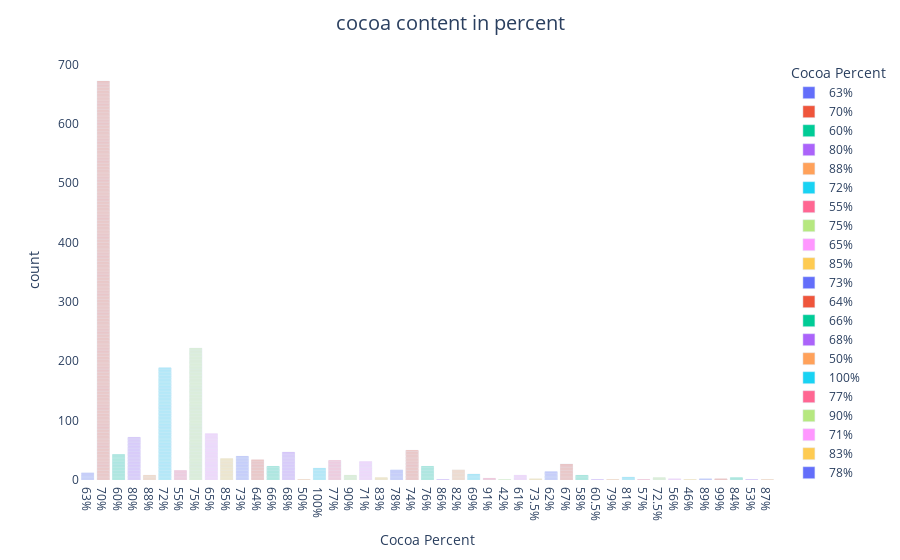

This figure's notebook cell:
### Code cell
import plotly.express as px
rel_dur_rat = px.bar(df, x = 'Cocoa\nPercent' ,color='Cocoa\nPercent')
rel_dur_rat.update_layout(title='cocoa content in percent',
                          title_x=0.5,
                          title_pad=dict(t=20),
                          title_font=dict(size=20),
                          plot_bgcolor = 'white')

### Figure 1 — Plotly figure (JSON) as saved in the notebook; plotly's stock layout.template omitted (floating-point values rounded to 4 significant figures; data arrays with more than 128 entries replaced by an {"elided": "..."} marker saying what was removed)
{"data": [{"alignmentgroup": "True", "hovertemplate": "Cocoa\nPercent=%{x}<br>count=%{y}<extra></extra>", "legendgroup": "63%", "marker": {"color": "#636efa", "pattern": {"shape": ""}}, "name": "63%", "offsetgroup": "63%", "orientation": "v", "showlegend": true, "textposition": "auto", "type": "bar", "x": ["63%", "63%", "63%", "63%", "63%", "63%", "63%", "63%", "63%", "63%", "63%", "63%"], "xaxis": "x", "y": [1, 1, 1, 1, 1, 1, 1, 1, 1, 1, 1, 1], "yaxis": "y"}, {"alignmentgroup": "True", "hovertemplate": "Cocoa\nPercent=%{x}<br>count=%{y}<extra></extra>", "legendgroup": "70%", "marker": {"color": "#EF553B", "pattern": {"shape": ""}}, "name": "70%", "offsetgroup": "70%", "orientation": "v", "showlegend": true, "textposition": "auto", "type": "bar", "x": {"elided": "672 str values"}, "xaxis": "x", "y": {"elided": "672 int values"}, "yaxis": "y"}, {"alignmentgroup": "True", "hovertemplate": "Cocoa\nPercent=%{x}<br>count=%{y}<extra></extra>", "legendgroup": "60%", "marker": {"color": "#00cc96", "pattern": {"shape": ""}}, "name": "60%", "offsetgroup": "60%", "orientation": "v", "showlegend": true, "textposition": "auto", "type": "bar", "x": ["60%", "60%", "60%", "60%", "60%", "60%", "60%", "60%", "60%", "60%", "60%", "60%", "60%", "60%", "60%", "60%", "60%", "60%", "60%", "60%", "60%", "60%", "60%", "60%", "60%", "60%", "60%", "60%", "60%", "60%", "60%", "60%", "60%", "60%", "60%", "60%", "60%", "60%", "60%", "60%", "60%", "60%", "60%"], "xaxis": "x", "y": [1, 1, 1, 1, 1, 1, 1, 1, 1, 1, 1, 1, 1, 1, 1, 1, 1, 1, 1, 1, 1, 1, 1, 1, 1, 1, 1, 1, 1, 1, 1, 1, 1, 1, 1, 1, 1, 1, 1, 1, 1, 1, 1], "yaxis": "y"}, {"alignmentgroup": "True", "hovertemplate": "Cocoa\nPercent=%{x}<br>count=%{y}<extra></extra>", "legendgroup": "80%", "marker": {"color": "#ab63fa", "pattern": {"shape": ""}}, "name": "80%", "offsetgroup": "80%", "orientation": "v", "showlegend": true, "textposition": "auto", "type": "bar", "x": ["80%", "80%", "80%", "80%", "80%", "80%", "80%", "80%", "80%", "80%", "80%", "80%", "80%", "80%", "80%", "80%", "80%", "80%", "80%", "80%", "80%", "80%", "80%", "80%", "80%", "80%", "80%", "80%", "80%", "80%", "80%", "80%", "80%", "80%", "80%", "80%", "80%", "80%", "80%", "80%", "80%", "80%", "80%", "80%", "80%", "80%", "80%", "80%", "80%", "80%", "80%", "80%", "80%", "80%", "80%", "80%", "80%", "80%", "80%", "80%", "80%", "80%", "80%", "80%", "80%", "80%", "80%", "80%", "80%", "80%", "80%", "80%"], "xaxis": "x", "y": [1, 1, 1, 1, 1, 1, 1, 1, 1, 1, 1, 1, 1, 1, 1, 1, 1, 1, 1, 1, 1, 1, 1, 1, 1, 1, 1, 1, 1, 1, 1, 1, 1, 1, 1, 1, 1, 1, 1, 1, 1, 1, 1, 1, 1, 1, 1, 1, 1, 1, 1, 1, 1, 1, 1, 1, 1, 1, 1, 1, 1, 1, 1, 1, 1, 1, 1, 1, 1, 1, 1, 1], "yaxis": "y"}, {"alignmentgroup": "True", "hovertemplate": "Cocoa\nPercent=%{x}<br>count=%{y}<extra></extra>", "legendgroup": "88%", "marker": {"color": "#FFA15A", "pattern": {"shape": ""}}, "name": "88%", "offsetgroup": "88%", "orientation": "v", "showlegend": true, "textposition": "auto", "type": "bar", "x": ["88%", "88%", "88%", "88%", "88%", "88%", "88%", "88%"], "xaxis": "x", "y": [1, 1, 1, 1, 1, 1, 1, 1], "yaxis": "y"}, {"alignmentgroup": "True", "hovertemplate": "Cocoa\nPercent=%{x}<br>count=%{y}<extra></extra>", "legendgroup": "72%", "marker": {"color": "#19d3f3", "pattern": {"shape": ""}}, "name": "72%", "offsetgroup": "72%", "orientation": "v", "showlegend": true, "textposition": "auto", "type": "bar", "x": {"elided": "189 str values"}, "xaxis": "x", "y": {"elided": "189 int values"}, "yaxis": "y"}, {"alignmentgroup": "True", "hovertemplate": "Cocoa\nPercent=%{x}<br>count=%{y}<extra></extra>", "legendgroup": "55%", "marker": {"color": "#FF6692", "pattern": {"shape": ""}}, "name": "55%", "offsetgroup": "55%", "orientation": "v", "showlegend": true, "textposition": "auto", "type": "bar", "x": ["55%", "55%", "55%", "55%", "55%", "55%", "55%", "55%", "55%", "55%", "55%", "55%", "55%", "55%", "55%", "55%"], "xaxis": "x", "y": [1, 1, 1, 1, 1, 1, 1, 1, 1, 1, 1, 1, 1, 1, 1, 1], "yaxis": "y"}, {"alignmentgroup": "True", "hovertemplate": "Cocoa\nPercent=%{x}<br>count=%{y}<extra></extra>", "legendgroup": "75%", "marker": {"color": "#B6E880", "pattern": {"shape": ""}}, "name": "75%", "offsetgroup": "75%", "orientation": "v", "showlegend": true, "textposition": "auto", "type": "bar", "x": {"elided": "222 str values"}, "xaxis": "x", "y": {"elided": "222 int values"}, "yaxis": "y"}, {"alignmentgroup": "True", "hovertemplate": "Cocoa\nPercent=%{x}<br>count=%{y}<extra></extra>", "legendgroup": "65%", "marker": {"color": "#FF97FF", "pattern": {"shape": ""}}, "name": "65%", "offsetgroup": "65%", "orientation": "v", "showlegend": true, "textposition": "auto", "type": "bar", "x": ["65%", "65%", "65%", "65%", "65%", "65%", "65%", "65%", "65%", "65%", "65%", "65%", "65%", "65%", "65%", "65%", "65%", "65%", "65%", "65%", "65%", "65%", "65%", "65%", "65%", "65%", "65%", "65%", "65%", "65%", "65%", "65%", "65%", "65%", "65%", "65%", "65%", "65%", "65%", "65%", "65%", "65%", "65%", "65%", "65%", "65%", "65%", "65%", "65%", "65%", "65%", "65%", "65%", "65%", "65%", "65%", "65%", "65%", "65%", "65%", "65%", "65%", "65%", "65%", "65%", "65%", "65%", "65%", "65%", "65%", "65%", "65%", "65%", "65%", "65%", "65%", "65%", "65%"], "xaxis": "x", "y": [1, 1, 1, 1, 1, 1, 1, 1, 1, 1, 1, 1, 1, 1, 1, 1, 1, 1, 1, 1, 1, 1, 1, 1, 1, 1, 1, 1, 1, 1, 1, 1, 1, 1, 1, 1, 1, 1, 1, 1, 1, 1, 1, 1, 1, 1, 1, 1, 1, 1, 1, 1, 1, 1, 1, 1, 1, 1, 1, 1, 1, 1, 1, 1, 1, 1, 1, 1, 1, 1, 1, 1, 1, 1, 1, 1, 1, 1], "yaxis": "y"}, {"alignmentgroup": "True", "hovertemplate": "Cocoa\nPercent=%{x}<br>count=%{y}<extra></extra>", "legendgroup": "85%", "marker": {"color": "#FECB52", "pattern": {"shape": ""}}, "name": "85%", "offsetgroup": "85%", "orientation": "v", "showlegend": true, "textposition": "auto", "type": "bar", "x": ["85%", "85%", "85%", "85%", "85%", "85%", "85%", "85%", "85%", "85%", "85%", "85%", "85%", "85%", "85%", "85%", "85%", "85%", "85%", "85%", "85%", "85%", "85%", "85%", "85%", "85%", "85%", "85%", "85%", "85%", "85%", "85%", "85%", "85%", "85%", "85%"], "xaxis": "x", "y": [1, 1, 1, 1, 1, 1, 1, 1, 1, 1, 1, 1, 1, 1, 1, 1, 1, 1, 1, 1, 1, 1, 1, 1, 1, 1, 1, 1, 1, 1, 1, 1, 1, 1, 1, 1], "yaxis": "y"}, {"alignmentgroup": "True", "hovertemplate": "Cocoa\nPercent=%{x}<br>count=%{y}<extra></extra>", "legendgroup": "73%", "marker": {"color": "#636efa", "pattern": {"shape": ""}}, "name": "73%", "offsetgroup": "73%", "orientation": "v", "showlegend": true, "textposition": "auto", "type": "bar", "x": ["73%", "73%", "73%", "73%", "73%", "73%", "73%", "73%", "73%", "73%", "73%", "73%", "73%", "73%", "73%", "73%", "73%", "73%", "73%", "73%", "73%", "73%", "73%", "73%", "73%", "73%", "73%", "73%", "73%", "73%", "73%", "73%", "73%", "73%", "73%", "73%", "73%", "73%", "73%", "73%"], "xaxis": "x", "y": [1, 1, 1, 1, 1, 1, 1, 1, 1, 1, 1, 1, 1, 1, 1, 1, 1, 1, 1, 1, 1, 1, 1, 1, 1, 1, 1, 1, 1, 1, 1, 1, 1, 1, 1, 1, 1, 1, 1, 1], "yaxis": "y"}, {"alignmentgroup": "True", "hovertemplate": "Cocoa\nPercent=%{x}<br>count=%{y}<extra></extra>", "legendgroup": "64%", "marker": {"color": "#EF553B", "pattern": {"shape": ""}}, "name": "64%", "offsetgroup": "64%", "orientation": "v", "showlegend": true, "textposition": "auto", "type": "bar", "x": ["64%", "64%", "64%", "64%", "64%", "64%", "64%", "64%", "64%", "64%", "64%", "64%", "64%", "64%", "64%", "64%", "64%", "64%", "64%", "64%", "64%", "64%", "64%", "64%", "64%", "64%", "64%", "64%", "64%", "64%", "64%", "64%", "64%", "64%"], "xaxis": "x", "y": [1, 1, 1, 1, 1, 1, 1, 1, 1, 1, 1, 1, 1, 1, 1, 1, 1, 1, 1, 1, 1, 1, 1, 1, 1, 1, 1, 1, 1, 1, 1, 1, 1, 1], "yaxis": "y"}, {"alignmentgroup": "True", "hovertemplate": "Cocoa\nPercent=%{x}<br>count=%{y}<extra></extra>", "legendgroup": "66%", "marker": {"color": "#00cc96", "pattern": {"shape": ""}}, "name": "66%", "offsetgroup": "66%", "orientation": "v", "showlegend": true, "textposition": "auto", "type": "bar", "x": ["66%", "66%", "66%", "66%", "66%", "66%", "66%", "66%", "66%", "66%", "66%", "66%", "66%", "66%", "66%", "66%", "66%", "66%", "66%", "66%", "66%", "66%", "66%"], "xaxis": "x", "y": [1, 1, 1, 1, 1, 1, 1, 1, 1, 1, 1, 1, 1, 1, 1, 1, 1, 1, 1, 1, 1, 1, 1], "yaxis": "y"}, {"alignmentgroup": "True", "hovertemplate": "Cocoa\nPercent=%{x}<br>count=%{y}<extra></extra>", "legendgroup": "68%", "marker": {"color": "#ab63fa", "pattern": {"shape": ""}}, "name": "68%", "offsetgroup": "68%", "orientation": "v", "showlegend": true, "textposition": "auto", "type": "bar", "x": ["68%", "68%", "68%", "68%", "68%", "68%", "68%", "68%", "68%", "68%", "68%", "68%", "68%", "68%", "68%", "68%", "68%", "68%", "68%", "68%", "68%", "68%", "68%", "68%", "68%", "68%", "68%", "68%", "68%", "68%", "68%", "68%", "68%", "68%", "68%", "68%", "68%", "68%", "68%", "68%", "68%", "68%", "68%", "68%", "68%", "68%", "68%"], "xaxis": "x", "y": [1, 1, 1, 1, 1, 1, 1, 1, 1, 1, 1, 1, 1, 1, 1, 1, 1, 1, 1, 1, 1, 1, 1, 1, 1, 1, 1, 1, 1, 1, 1, 1, 1, 1, 1, 1, 1, 1, 1, 1, 1, 1, 1, 1, 1, 1, 1], "yaxis": "y"}, {"alignmentgroup": "True", "hovertemplate": "Cocoa\nPercent=%{x}<br>count=%{y}<extra></extra>", "legendgroup": "50%", "marker": {"color": "#FFA15A", "pattern": {"shape": ""}}, "name": "50%", "offsetgroup": "50%", "orientation": "v", "showlegend": true, "textposition": "auto", "type": "bar", "x": ["50%"], "xaxis": "x", "y": [1], "yaxis": "y"}, {"alignmentgroup": "True", "hovertemplate": "Cocoa\nPercent=%{x}<br>count=%{y}<extra></extra>", "legendgroup": "100%", "marker": {"color": "#19d3f3", "pattern": {"shape": ""}}, "name": "100%", "offsetgroup": "100%", "orientation": "v", "showlegend": true, "textposition": "auto", "type": "bar", "x": ["100%", "100%", "100%", "100%", "100%", "100%", "100%", "100%", "100%", "100%", "100%", "100%", "100%", "100%", "100%", "100%", "100%", "100%", "100%", "100%"], "xaxis": "x", "y": [1, 1, 1, 1, 1, 1, 1, 1, 1, 1, 1, 1, 1, 1, 1, 1, 1, 1, 1, 1], "yaxis": "y"}, {"alignmentgroup": "True", "hovertemplate": "Cocoa\nPercent=%{x}<br>count=%{y}<extra></extra>", "legendgroup": "77%", "marker": {"color": "#FF6692", "pattern": {"shape": ""}}, "name": "77%", "offsetgroup": "77%", "orientation": "v", "showlegend": true, "textposition": "auto", "type": "bar", "x": ["77%", "77%", "77%", "77%", "77%", "77%", "77%", "77%", "77%", "77%", "77%", "77%", "77%", "77%", "77%", "77%", "77%", "77%", "77%", "77%", "77%", "77%", "77%", "77%", "77%", "77%", "77%", "77%", "77%", "77%", "77%", "77%", "77%"], "xaxis": "x", "y": [1, 1, 1, 1, 1, 1, 1, 1, 1, 1, 1, 1, 1, 1, 1, 1, 1, 1, 1, 1, 1, 1, 1, 1, 1, 1, 1, 1, 1, 1, 1, 1, 1], "yaxis": "y"}, {"alignmentgroup": "True", "hovertemplate": "Cocoa\nPercent=%{x}<br>count=%{y}<extra></extra>", "legendgroup": "90%", "marker": {"color": "#B6E880", "pattern": {"shape": ""}}, "name": "90%", "offsetgroup": "90%", "orientation": "v", "showlegend": true, "textposition": "auto", "type": "bar", "x": ["90%", "90%", "90%", "90%", "90%", "90%", "90%", "90%"], "xaxis": "x", "y": [1, 1, 1, 1, 1, 1, 1, 1], "yaxis": "y"}, {"alignmentgroup": "True", "hovertemplate": "Cocoa\nPercent=%{x}<br>count=%{y}<extra></extra>", "legendgroup": "71%", "marker": {"color": "#FF97FF", "pattern": {"shape": ""}}, "name": "71%", "offsetgroup": "71%", "orientation": "v", "showlegend": true, "textposition": "auto", "type": "bar", "x": ["71%", "71%", "71%", "71%", "71%", "71%", "71%", "71%", "71%", "71%", "71%", "71%", "71%", "71%", "71%", "71%", "71%", "71%", "71%", "71%", "71%", "71%", "71%", "71%", "71%", "71%", "71%", "71%", "71%", "71%", "71%"], "xaxis": "x", "y": [1, 1, 1, 1, 1, 1, 1, 1, 1, 1, 1, 1, 1, 1, 1, 1, 1, 1, 1, 1, 1, 1, 1, 1, 1, 1, 1, 1, 1, 1, 1], "yaxis": "y"}, {"alignmentgroup": "True", "hovertemplate": "Cocoa\nPercent=%{x}<br>count=%{y}<extra></extra>", "legendgroup": "83%", "marker": {"color": "#FECB52", "pattern": {"shape": ""}}, "name": "83%", "offsetgroup": "83%", "orientation": "v", "showlegend": true, "textposition": "auto", "type": "bar", "x": ["83%", "83%", "83%", "83%"], "xaxis": "x", "y": [1, 1, 1, 1], "yaxis": "y"}, {"alignmentgroup": "True", "hovertemplate": "Cocoa\nPercent=%{x}<br>count=%{y}<extra></extra>", "legendgroup": "78%", "marker": {"color": "#636efa", "pattern": {"shape": ""}}, "name": "78%", "offsetgroup": "78%", "orientation": "v", "showlegend": true, "textposition": "auto", "type": "bar", "x": ["78%", "78%", "78%", "78%", "78%", "78%", "78%", "78%", "78%", "78%", "78%", "78%", "78%", "78%", "78%", "78%", "78%"], "xaxis": "x", "y": [1, 1, 1, 1, 1, 1, 1, 1, 1, 1, 1, 1, 1, 1, 1, 1, 1], "yaxis": "y"}, {"alignmentgroup": "True", "hovertemplate": "Cocoa\nPercent=%{x}<br>count=%{y}<extra></extra>", "legendgroup": "74%", "marker": {"color": "#EF553B", "pattern": {"shape": ""}}, "name": "74%", "offsetgroup": "74%", "orientation": "v", "showlegend": true, "textposition": "auto", "type": "bar", "x": ["74%", "74%", "74%", "74%", "74%", "74%", "74%", "74%", "74%", "74%", "74%", "74%", "74%", "74%", "74%", "74%", "74%", "74%", "74%", "74%", "74%", "74%", "74%", "74%", "74%", "74%", "74%", "74%", "74%", "74%", "74%", "74%", "74%", "74%", "74%", "74%", "74%", "74%", "74%", "74%", "74%", "74%", "74%", "74%", "74%", "74%", "74%", "74%", "74%", "74%"], "xaxis": "x", "y": [1, 1, 1, 1, 1, 1, 1, 1, 1, 1, 1, 1, 1, 1, 1, 1, 1, 1, 1, 1, 1, 1, 1, 1, 1, 1, 1, 1, 1, 1, 1, 1, 1, 1, 1, 1, 1, 1, 1, 1, 1, 1, 1, 1, 1, 1, 1, 1, 1, 1], "yaxis": "y"}, {"alignmentgroup": "True", "hovertemplate": "Cocoa\nPercent=%{x}<br>count=%{y}<extra></extra>", "legendgroup": "76%", "marker": {"color": "#00cc96", "pattern": {"shape": ""}}, "name": "76%", "offsetgroup": "76%", "orientation": "v", "showlegend": true, "textposition": "auto", "type": "bar", "x": ["76%", "76%", "76%", "76%", "76%", "76%", "76%", "76%", "76%", "76%", "76%", "76%", "76%", "76%", "76%", "76%", "76%", "76%", "76%", "76%", "76%", "76%", "76%"], "xaxis": "x", "y": [1, 1, 1, 1, 1, 1, 1, 1, 1, 1, 1, 1, 1, 1, 1, 1, 1, 1, 1, 1, 1, 1, 1], "yaxis": "y"}, {"alignmentgroup": "True", "hovertemplate": "Cocoa\nPercent=%{x}<br>count=%{y}<extra></extra>", "legendgroup": "86%", "marker": {"color": "#ab63fa", "pattern": {"shape": ""}}, "name": "86%", "offsetgroup": "86%", "orientation": "v", "showlegend": true, "textposition": "auto", "type": "bar", "x": ["86%"], "xaxis": "x", "y": [1], "yaxis": "y"}, {"alignmentgroup": "True", "hovertemplate": "Cocoa\nPercent=%{x}<br>count=%{y}<extra></extra>", "legendgroup": "82%", "marker": {"color": "#FFA15A", "pattern": {"shape": ""}}, "name": "82%", "offsetgroup": "82%", "orientation": "v", "showlegend": true, "textposition": "auto", "type": "bar", "x": ["82%", "82%", "82%", "82%", "82%", "82%", "82%", "82%", "82%", "82%", "82%", "82%", "82%", "82%", "82%", "82%", "82%"], "xaxis": "x", "y": [1, 1, 1, 1, 1, 1, 1, 1, 1, 1, 1, 1, 1, 1, 1, 1, 1], "yaxis": "y"}, {"alignmentgroup": "True", "hovertemplate": "Cocoa\nPercent=%{x}<br>count=%{y}<extra></extra>", "legendgroup": "69%", "marker": {"color": "#19d3f3", "pattern": {"shape": ""}}, "name": "69%", "offsetgroup": "69%", "orientation": "v", "showlegend": true, "textposition": "auto", "type": "bar", "x": ["69%", "69%", "69%", "69%", "69%", "69%", "69%", "69%", "69%", "69%"], "xaxis": "x", "y": [1, 1, 1, 1, 1, 1, 1, 1, 1, 1], "yaxis": "y"}, {"alignmentgroup": "True", "hovertemplate": "Cocoa\nPercent=%{x}<br>count=%{y}<extra></extra>", "legendgroup": "91%", "marker": {"color": "#FF6692", "pattern": {"shape": ""}}, "name": "91%", "offsetgroup": "91%", "orientation": "v", "showlegend": true, "textposition": "auto", "type": "bar", "x": ["91%", "91%", "91%"], "xaxis": "x", "y": [1, 1, 1], "yaxis": "y"}, {"alignmentgroup": "True", "hovertemplate": "Cocoa\nPercent=%{x}<br>count=%{y}<extra></extra>", "legendgroup": "42%", "marker": {"color": "#B6E880", "pattern": {"shape": ""}}, "name": "42%", "offsetgroup": "42%", "orientation": "v", "showlegend": true, "textposition": "auto", "type": "bar", "x": ["42%"], "xaxis": "x", "y": [1], "yaxis": "y"}, {"alignmentgroup": "True", "hovertemplate": "Cocoa\nPercent=%{x}<br>count=%{y}<extra></extra>", "legendgroup": "61%", "marker": {"color": "#FF97FF", "pattern": {"shape": ""}}, "name": "61%", "offsetgroup": "61%", "orientation": "v", "showlegend": true, "textposition": "auto", "type": "bar", "x": ["61%", "61%", "61%", "61%", "61%", "61%", "61%", "61%"], "xaxis": "x", "y": [1, 1, 1, 1, 1, 1, 1, 1], "yaxis": "y"}, {"alignmentgroup": "True", "hovertemplate": "Cocoa\nPercent=%{x}<br>count=%{y}<extra></extra>", "legendgroup": "73.5%", "marker": {"color": "#FECB52", "pattern": {"shape": ""}}, "name": "73.5%", "offsetgroup": "73.5%", "orientation": "v", "showlegend": true, "textposition": "auto", "type": "bar", "x": ["73.5%", "73.5%"], "xaxis": "x", "y": [1, 1], "yaxis": "y"}, {"alignmentgroup": "True", "hovertemplate": "Cocoa\nPercent=%{x}<br>count=%{y}<extra></extra>", "legendgroup": "62%", "marker": {"color": "#636efa", "pattern": {"shape": ""}}, "name": "62%", "offsetgroup": "62%", "orientation": "v", "showlegend": true, "textposition": "auto", "type": "bar", "x": ["62%", "62%", "62%", "62%", "62%", "62%", "62%", "62%", "62%", "62%", "62%", "62%", "62%", "62%"], "xaxis": "x", "y": [1, 1, 1, 1, 1, 1, 1, 1, 1, 1, 1, 1, 1, 1], "yaxis": "y"}, {"alignmentgroup": "True", "hovertemplate": "Cocoa\nPercent=%{x}<br>count=%{y}<extra></extra>", "legendgroup": "67%", "marker": {"color": "#EF553B", "pattern": {"shape": ""}}, "name": "67%", "offsetgroup": "67%", "orientation": "v", "showlegend": true, "textposition": "auto", "type": "bar", "x": ["67%", "67%", "67%", "67%", "67%", "67%", "67%", "67%", "67%", "67%", "67%", "67%", "67%", "67%", "67%", "67%", "67%", "67%", "67%", "67%", "67%", "67%", "67%", "67%", "67%", "67%", "67%"], "xaxis": "x", "y": [1, 1, 1, 1, 1, 1, 1, 1, 1, 1, 1, 1, 1, 1, 1, 1, 1, 1, 1, 1, 1, 1, 1, 1, 1, 1, 1], "yaxis": "y"}, {"alignmentgroup": "True", "hovertemplate": "Cocoa\nPercent=%{x}<br>count=%{y}<extra></extra>", "legendgroup": "58%", "marker": {"color": "#00cc96", "pattern": {"shape": ""}}, "name": "58%", "offsetgroup": "58%", "orientation": "v", "showlegend": true, "textposition": "auto", "type": "bar", "x": ["58%", "58%", "58%", "58%", "58%", "58%", "58%", "58%"], "xaxis": "x", "y": [1, 1, 1, 1, 1, 1, 1, 1], "yaxis": "y"}, {"alignmentgroup": "True", "hovertemplate": "Cocoa\nPercent=%{x}<br>count=%{y}<extra></extra>", "legendgroup": "60.5%", "marker": {"color": "#ab63fa", "pattern": {"shape": ""}}, "name": "60.5%", "offsetgroup": "60.5%", "orientation": "v", "showlegend": true, "textposition": "auto", "type": "bar", "x": ["60.5%"], "xaxis": "x", "y": [1], "yaxis": "y"}, {"alignmentgroup": "True", "hovertemplate": "Cocoa\nPercent=%{x}<br>count=%{y}<extra></extra>", "legendgroup": "79%", "marker": {"color": "#FFA15A", "pattern": {"shape": ""}}, "name": "79%", "offsetgroup": "79%", "orientation": "v", "showlegend": true, "textposition": "auto", "type": "bar", "x": ["79%"], "xaxis": "x", "y": [1], "yaxis": "y"}, {"alignmentgroup": "True", "hovertemplate": "Cocoa\nPercent=%{x}<br>count=%{y}<extra></extra>", "legendgroup": "81%", "marker": {"color": "#19d3f3", "pattern": {"shape": ""}}, "name": "81%", "offsetgroup": "81%", "orientation": "v", "showlegend": true, "textposition": "auto", "type": "bar", "x": ["81%", "81%", "81%", "81%", "81%"], "xaxis": "x", "y": [1, 1, 1, 1, 1], "yaxis": "y"}, {"alignmentgroup": "True", "hovertemplate": "Cocoa\nPercent=%{x}<br>count=%{y}<extra></extra>", "legendgroup": "57%", "marker": {"color": "#FF6692", "pattern": {"shape": ""}}, "name": "57%", "offsetgroup": "57%", "orientation": "v", "showlegend": true, "textposition": "auto", "type": "bar", "x": ["57%"], "xaxis": "x", "y": [1], "yaxis": "y"}, {"alignmentgroup": "True", "hovertemplate": "Cocoa\nPercent=%{x}<br>count=%{y}<extra></extra>", "legendgroup": "72.5%", "marker": {"color": "#B6E880", "pattern": {"shape": ""}}, "name": "72.5%", "offsetgroup": "72.5%", "orientation": "v", "showlegend": true, "textposition": "auto", "type": "bar", "x": ["72.5%", "72.5%", "72.5%", "72.5%"], "xaxis": "x", "y": [1, 1, 1, 1], "yaxis": "y"}, {"alignmentgroup": "True", "hovertemplate": "Cocoa\nPercent=%{x}<br>count=%{y}<extra></extra>", "legendgroup": "56%", "marker": {"color": "#FF97FF", "pattern": {"shape": ""}}, "name": "56%", "offsetgroup": "56%", "orientation": "v", "showlegend": true, "textposition": "auto", "type": "bar", "x": ["56%", "56%"], "xaxis": "x", "y": [1, 1], "yaxis": "y"}, {"alignmentgroup": "True", "hovertemplate": "Cocoa\nPercent=%{x}<br>count=%{y}<extra></extra>", "legendgroup": "46%", "marker": {"color": "#FECB52", "pattern": {"shape": ""}}, "name": "46%", "offsetgroup": "46%", "orientation": "v", "showlegend": true, "textposition": "auto", "type": "bar", "x": ["46%"], "xaxis": "x", "y": [1], "yaxis": "y"}, {"alignmentgroup": "True", "hovertemplate": "Cocoa\nPercent=%{x}<br>count=%{y}<extra></extra>", "legendgroup": "89%", "marker": {"color": "#636efa", "pattern": {"shape": ""}}, "name": "89%", "offsetgroup": "89%", "orientation": "v", "showlegend": true, "textposition": "auto", "type": "bar", "x": ["89%", "89%"], "xaxis": "x", "y": [1, 1], "yaxis": "y"}, {"alignmentgroup": "True", "hovertemplate": "Cocoa\nPercent=%{x}<br>count=%{y}<extra></extra>", "legendgroup": "99%", "marker": {"color": "#EF553B", "pattern": {"shape": ""}}, "name": "99%", "offsetgroup": "99%", "orientation": "v", "showlegend": true, "textposition": "auto", "type": "bar", "x": ["99%", "99%"], "xaxis": "x", "y": [1, 1], "yaxis": "y"}, {"alignmentgroup": "True", "hovertemplate": "Cocoa\nPercent=%{x}<br>count=%{y}<extra></extra>", "legendgroup": "84%", "marker": {"color": "#00cc96", "pattern": {"shape": ""}}, "name": "84%", "offsetgroup": "84%", "orientation": "v", "showlegend": true, "textposition": "auto", "type": "bar", "x": ["84%", "84%", "84%", "84%"], "xaxis": "x", "y": [1, 1, 1, 1], "yaxis": "y"}, {"alignmentgroup": "True", "hovertemplate": "Cocoa\nPercent=%{x}<br>count=%{y}<extra></extra>", "legendgroup": "53%", "marker": {"color": "#ab63fa", "pattern": {"shape": ""}}, "name": "53%", "offsetgroup": "53%", "orientation": "v", "showlegend": true, "textposition": "auto", "type": "bar", "x": ["53%"], "xaxis": "x", "y": [1], "yaxis": "y"}, {"alignmentgroup": "True", "hovertemplate": "Cocoa\nPercent=%{x}<br>count=%{y}<extra></extra>", "legendgroup": "87%", "marker": {"color": "#FFA15A", "pattern": {"shape": ""}}, "name": "87%", "offsetgroup": "87%", "orientation": "v", "showlegend": true, "textposition": "auto", "type": "bar", "x": ["87%"], "xaxis": "x", "y": [1], "yaxis": "y"}], "layout": {"barmode": "relative", "legend": {"title": {"text": "Cocoa\nPercent"}, "tracegroupgap": 0}, "margin": {"t": 60}, "plot_bgcolor": "white", "title": {"font": {"size": 20}, "pad": {"t": 20}, "text": "cocoa content in percent", "x": 0.5}, "xaxis": {"anchor": "y", "categoryarray": ["63%", "70%", "60%", "80%", "88%", "72%", "55%", "75%", "65%", "85%", "73%", "64%", "66%", "68%", "50%", "100%", "77%", "90%", "71%", "83%", "78%", "74%", "76%", "86%", "82%", "69%", "91%", "42%", "61%", "73.5%", "62%", "67%", "58%", "60.5%", "79%", "81%", "57%", "72.5%", "56%", "46%", "89%", "99%", "84%", "53%", "87%"], "categoryorder": "array", "domain": [0, 1], "title": {"text": "Cocoa\nPercent"}}, "yaxis": {"anchor": "x", "domain": [0, 1], "title": {"text": "count"}}}}
